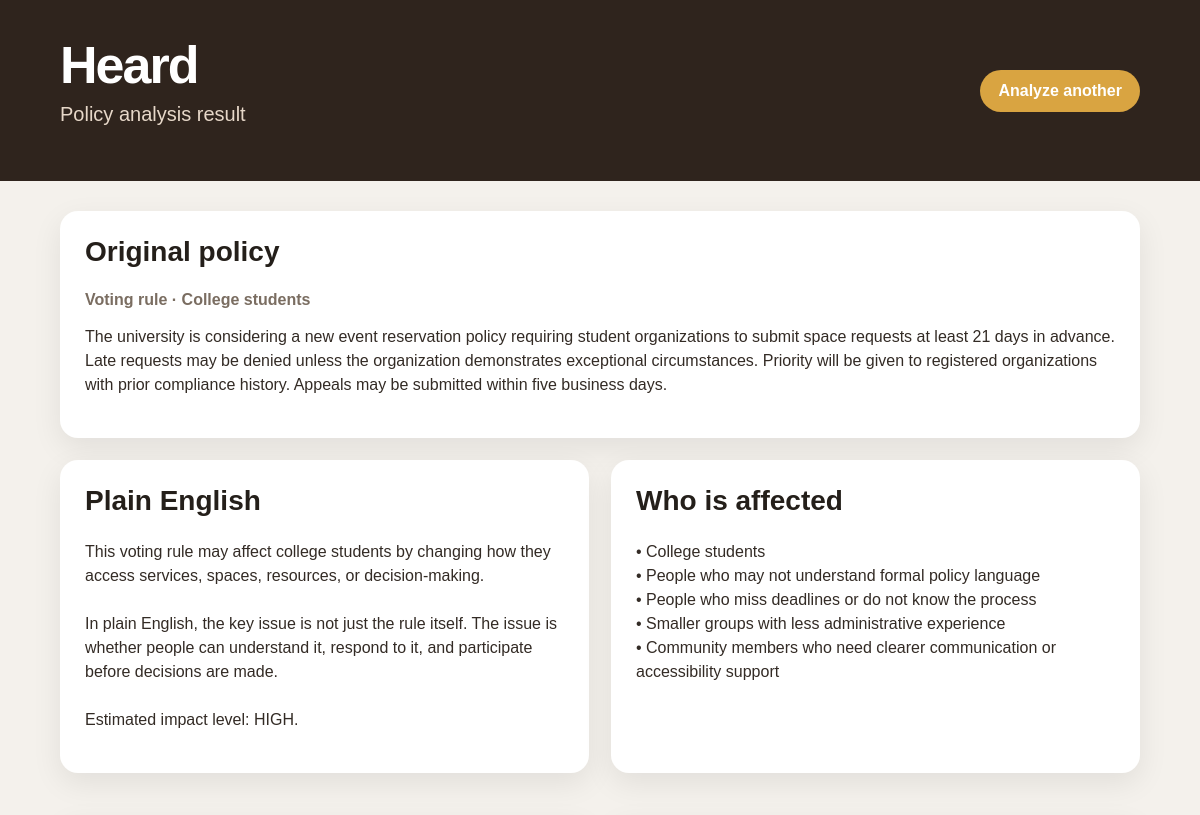
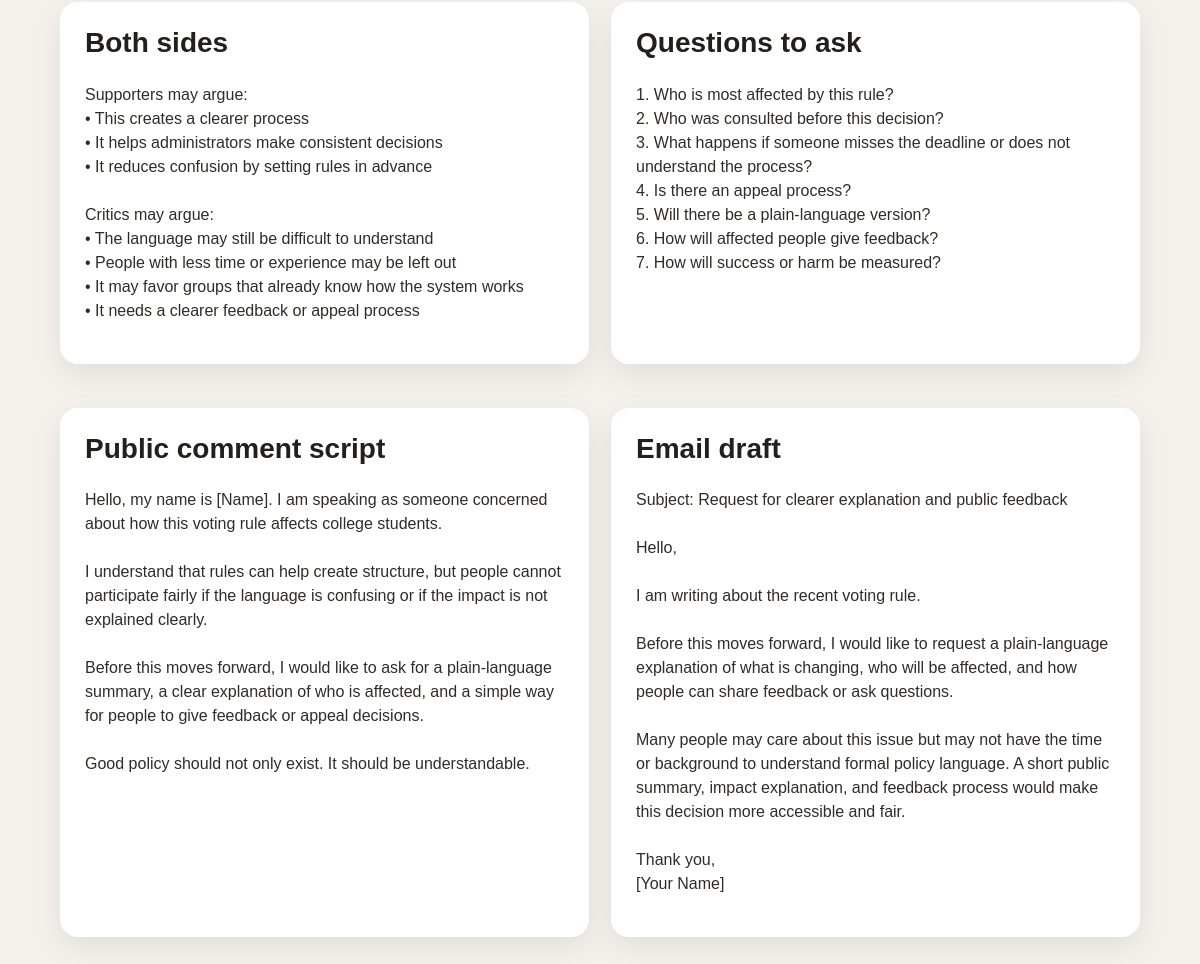
The page /result/1 on the database its author committed (2 pictures, top to bottom).
### tables this page shows
CREATE TABLE analyses (
            id INTEGER PRIMARY KEY AUTOINCREMENT,
            audience TEXT,
            policy_type TEXT,
            policy_text TEXT,
            summary TEXT,
            affected TEXT,
            both_sides TEXT,
            questions TEXT,
            script TEXT,
            email TEXT,
            created_at TEXT
        );

### app.py (the view)
@app.route("/result/<int:analysis_id>")
def result(analysis_id):
    conn = sqlite3.connect(DB_NAME)
    conn.row_factory = sqlite3.Row
    cur = conn.cursor()
    cur.execute("SELECT * FROM analyses WHERE id = ?", (analysis_id,))
    analysis = cur.fetchone()
    conn.close()
    if analysis is None:
        return "Analysis not found", 404
    return render_template("result.html", analysis=analysis)

### templates/result.html (shortened to what this page needs)
<!DOCTYPE html>
<html>
<head>
    <link rel="stylesheet" href="/static/style.css">
</head>
<body>
<div class="hero">
    <div>
        <h1>Heard</h1>
        <p class="tagline">Policy analysis result</p>
    </div>
    <a class="home" href="/">Analyze another</a>
</div>
<div class="result-container">
    <div class="result-card">
        <h2>Original policy</h2>
        <p class="meta">{{ analysis['policy_type'] }} · {{ analysis['audience'] }}</p>
        <pre>{{ analysis['policy_text'] }}</pre>
    </div>
    <div class="grid">
        <div class="result-card">
            <h2>Plain English</h2>
            <pre>{{ analysis['summary'] }}</pre>
        </div>
        <div class="result-card">
            <h2>Who is affected</h2>
            <pre>{{ analysis['affected'] }}</pre>
        </div>
        <div class="result-card">
            <h2>Both sides</h2>
            <pre>{{ analysis['both_sides'] }}</pre>
        </div>
        <div class="result-card">
            <h2>Questions to ask</h2>
            <pre>{{ analysis['questions'] }}</pre>
        </div>
        <div class="result-card">
            <h2>Public comment script</h2>
            <pre>{{ analysis['script'] }}</pre>
        </div>
        <div class="result-card">
            <h2>Email draft</h2>
            <pre>{{ analysis['email'] }}</pre>
        </div>
    </div>
</div>
</body>
</html>

### static/style.css (style rules this page uses)
* { box-sizing: border-box; }
body { margin: 0; font-family: Arial, sans-serif; background: #f4f1ec; color: #241f1a; }
.hero { background: #2f241d; color: white; padding: 35px 60px; display: flex; justify-content: space-between; align-items: center; }
h1 { font-size: 52px; margin: 0; letter-spacing: -2px; }
.tagline { font-size: 20px; margin-top: 8px; color: #e7d8c9; }
h2 { margin-top: 0; font-size: 28px; }
.result-container { padding: 30px 60px; }
.grid { display: grid; grid-template-columns: 1fr 1fr; gap: 22px; }
.result-card { background: white; padding: 25px; border-radius: 18px; margin-bottom: 22px; box-shadow: 0 10px 30px rgba(0,0,0,0.08); }
pre { white-space: pre-wrap; font-family: Arial, sans-serif; line-height: 1.5; color: #332b25; }
.meta { color: #7a6d61; font-weight: bold; }
.home { color: white; text-decoration: none; background: #d9a441; padding: 12px 18px; border-radius: 25px; font-weight: bold; }

### rows shown on the page
analyses: policy_type "Voting rule", audience "College students", policy_text "The university is considering a new event reservation policy requiring student organizations to submit space requests at least 21 days in advance. Late requests may be denied unless the organization demonstrates exceptional circumstances. Priority will be given to registered organizations with prior compliance history. Appeals may be submitted within five business days.", summary "This voting rule may affect college students by changing how they access services, spaces, resources, or decision-making. In plain English, the key issue is not just the rule itself. The issue is whether people can understand it, respond to it, and participate before decisions are made. Estimated impact level: HIGH.", affected "• College students • People who may not understand formal policy language • People who miss deadlines or do not know the process • Smaller groups with less administrative experience • Community members who need clearer communication or accessibility support", both_sides "Supporters may argue: • This creates a clearer process • It helps administrators make consistent decisions • It reduces confusion by setting rules in advance Critics may argue: • The language may still be difficult to understand • People with less time or experience may be left out • It may favor groups that already know how the system works • It needs a clearer feedback or appeal process", questions "1. Who is most affected by this rule? 2. Who was consulted before this decision? 3. What happens if someone misses the deadline or does not understand the process? 4. Is there an appeal process? 5. Will there be a plain-language version? 6. How will affected people give feedback? 7. How will success or harm be measured?", script "Hello, my name is [Name]. I am speaking as someone concerned about how this voting rule affects college students. I understand that rules can help create structure, but people cannot participate fairly if the language is confusing or if the impact is not explained clearly. Before this moves forward, I would like to ask for a plain-language summary, a clear explanation of who is affected, and a simple way for people to give feedback or appeal decisions. Good policy should not only exist. It should be understandable.", email "Subject: Request for clearer explanation and public feedback Hello, I am writing about the recent voting rule. Before this moves forward, I would like to request a plain-language explanation of what is changing, who will be affected, and how people can share feedback or ask questions. Many people may care about this issue but may not have the time or background to understand formal policy language. A short public summary, impact explanation, and feedback process would make this decision more accessible and fair. Thank you, [Your Name]"
